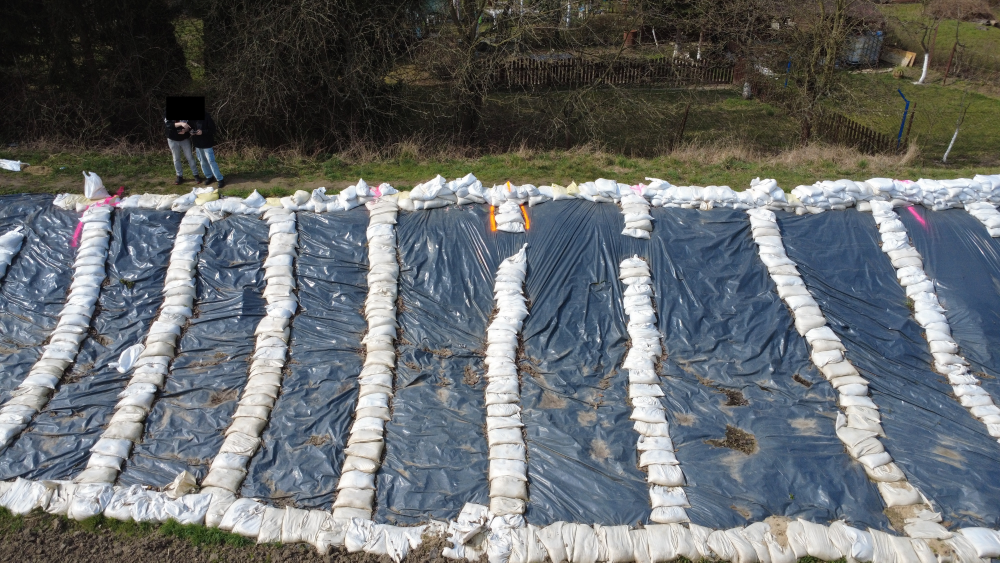
#> input picture data/DJI_0398_2pD.JPG, 4000 x 2250 px (shown at 1/4 size)
$ python tilling.py data
#> lines starting #> are read from the running program, lines starting #| are printed output that depends on the picture
"""
Python script for automatic tiling all images within a specified
directory into smaller, overlapping tiles.
"""

import os
import argparse
import cv2 as cv

def tilling(path: str, tile_size: int = 640, overlap: int = 128):
    """
    Tiles all images found in specified directory into smaller patches with a defined overlap.
    Results are saved in 'img_tiles' folder.

    Function ensures that the last tiles in each row/column are correctly cropped to
    stay inside the original image boundaries.

    :param path: Path to the directory containing source images.
    "type path: str
    :param tile_size: Target size of each tile, tile_size x tile_size. Defaults to 640.
    "type tile_size: int
    :param overlap: The size of the overlap between neighbouring tiles in px. Defaults to 128.
    "type overlap: int
    :return: none
    """
#> called with path = 'data', tile_size = 640, overlap = 128
    # stride = step size for tiling
    stride = tile_size - overlap
    if stride <= 0:
        print("Error: overlap must be less than tile_size:")
        return

    # Output directory
    output_dir = "img_tiles"
    os.makedirs(output_dir, exist_ok=True)
    print(f"Output directory: {output_dir}")

    # supported image formats
    img_formats = (".jpg", ".jpeg", ".png", ".bmp", ".tiff")

    # iterate through images in folder
    for filename in os.listdir(path):
        if filename.lower().endswith(img_formats):
            img_path = os.path.join(path, filename)
            # read image
            img = cv.imread(img_path)
#> img is the input picture: shape (2250, 4000, 3); mean B, G, R 109.5, 107, 102.7
            if img is None:
                print(f"Error reading image: {filename}. Skipping.")
                continue
        height, width = img.shape[:2]
#> height = 2250; width = 4000
        print(f"Processing image: {filename} (width: {width}, height {height}")
#| Processing image: DJI_0398_2pD.JPG (width: 4000, height 2250

        # genereate x coordinates
        x_starts = []
        x = 0
        while x <= width - tile_size:
            x_starts.append(x)
            x += stride
#> after the loop, x = 3584; x_starts = [0, 512, 1024, 1536, 2048, 2560, 3072]

        # add last tile if needed
        if x_starts and x_starts[-1] < width - tile_size:
            x_starts.append(width - tile_size)
        elif not x_starts and width >= tile_size:
            x_starts.append(0)

        # generate y coordinates
        y_starts = []
        y = 0
        while y <= height - tile_size:
            y_starts.append(y)
            y += stride
#> after the loop, y = 2048; y_starts = [0, 512, 1024, 1536]

        if y_starts and y_starts[-1] < height - tile_size:
            y_starts.append(height - tile_size)
        elif not y_starts and height >= tile_size:
            y_starts.append(0)

        # extract and save
        tile_count = 0
        for i, y_start in enumerate(y_starts):
            for j, x_start in enumerate(x_starts):
                tile = img[y_start : y_start + tile_size, x_start : x_start + tile_size]

                base_name, _ = os.path.splitext(filename)
                output_filename = f"{base_name}_R{i:03d}_C{j:03d}.jpg"
                output_filepath = os.path.join(output_dir, output_filename)

                cv.imwrite(output_filepath, tile)
                tile_count += 1
#> this loop made 5 passes
#> pass 1, in tilling, `cv.imwrite(output_filepath, tile)`:
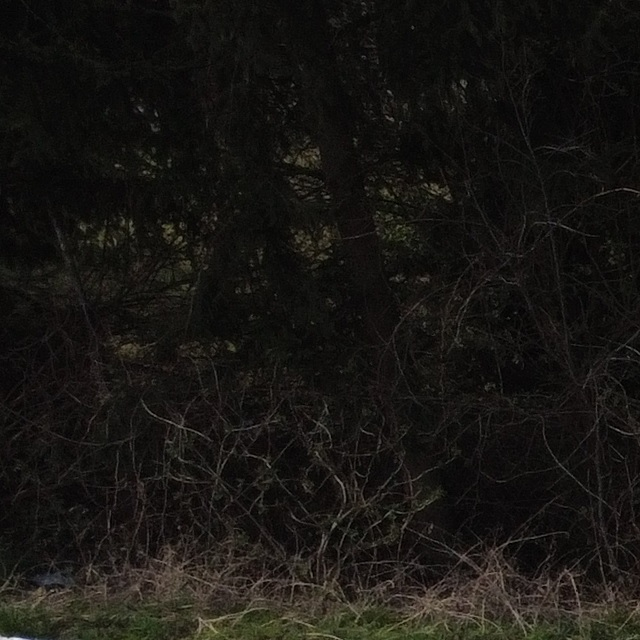
#> saved as DJI_0398_2pD_R000_C000.jpg: shape (640, 640, 3); mean B, G, R 18.9, 22.2, 23.9
#> pass 1, in tilling, `cv.imwrite(output_filepath, tile)`:
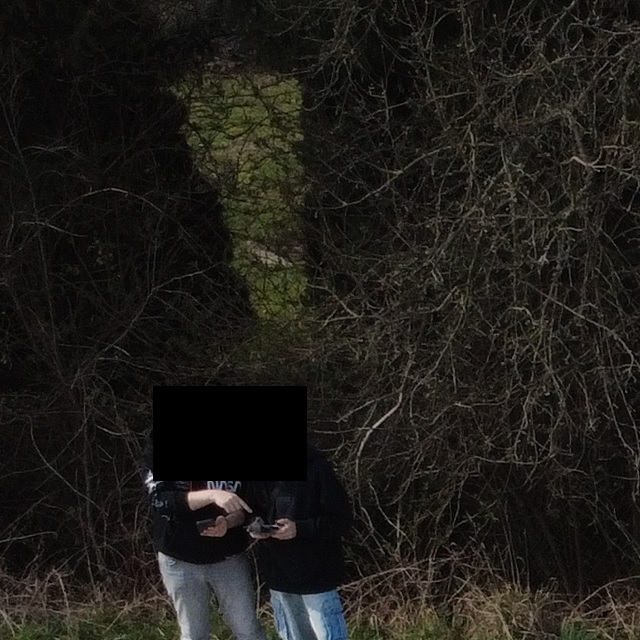
#> saved as DJI_0398_2pD_R000_C001.jpg: shape (640, 640, 3); mean B, G, R 25, 29.1, 31.1
#> pass 1, in tilling, `cv.imwrite(output_filepath, tile)`:
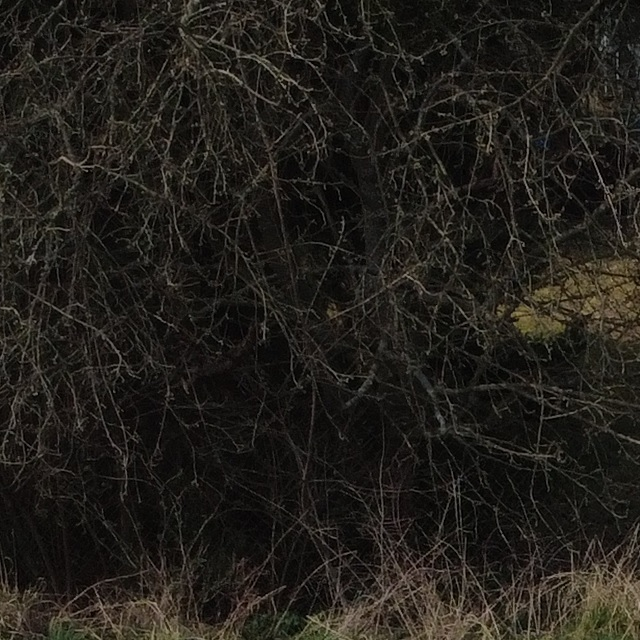
#> saved as DJI_0398_2pD_R000_C002.jpg: shape (640, 640, 3); mean B, G, R 26.2, 31.3, 34.1
#> pass 1, in tilling, `cv.imwrite(output_filepath, tile)`:
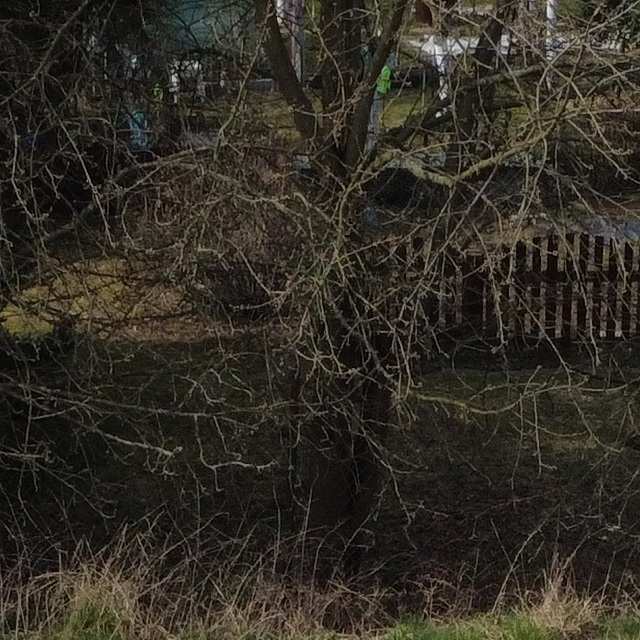
#> saved as DJI_0398_2pD_R000_C003.jpg: shape (640, 640, 3); mean B, G, R 37, 45.5, 49.6
#> after the loop, tile_count = 40
        print(f"Made {tile_count} tiles for image: {filename}.")
#| Made 40 tiles for image: DJI_0398_2pD.JPG.
#> pass 2 of the loop in tilling, `for filename in os.listdir(path):`:
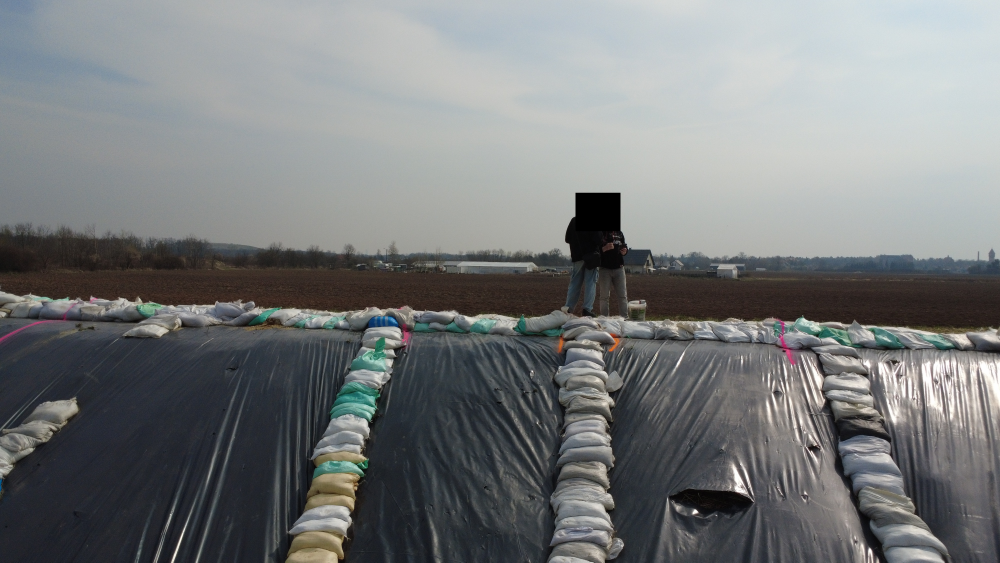
#> input picture data/DJI_0480_3pD.JPG, 4000 x 2250 px (shown at 1/4 size)
#> in tilling, img is the input picture: shape (2250, 4000, 3); mean B, G, R 123.3, 122.5, 119.8
#| Processing image: DJI_0480_3pD.JPG (width: 4000, height 2250
#> the loop in tilling, `for i, y_start in enumerate(y_starts):` made 5 passes
#> pass 1, in tilling, `cv.imwrite(output_filepath, tile)`:
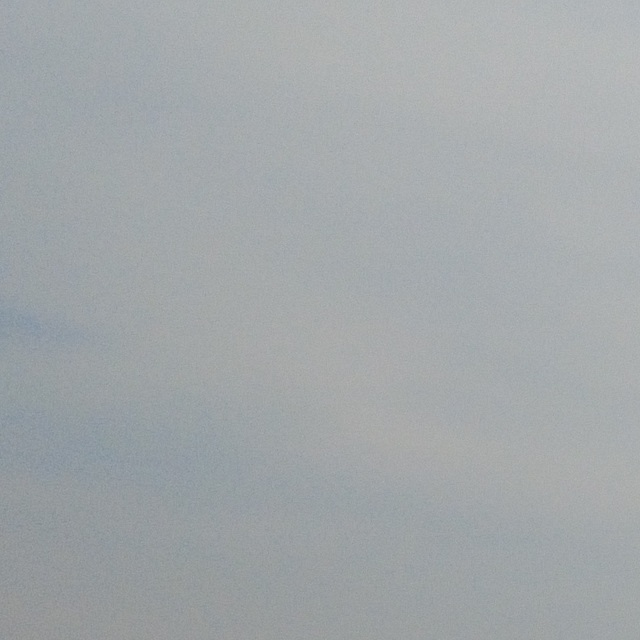
#> saved as DJI_0480_3pD_R000_C001.jpg: shape (640, 640, 3); mean B, G, R 169.4, 167, 162.1
#> pass 1, in tilling, `cv.imwrite(output_filepath, tile)`:
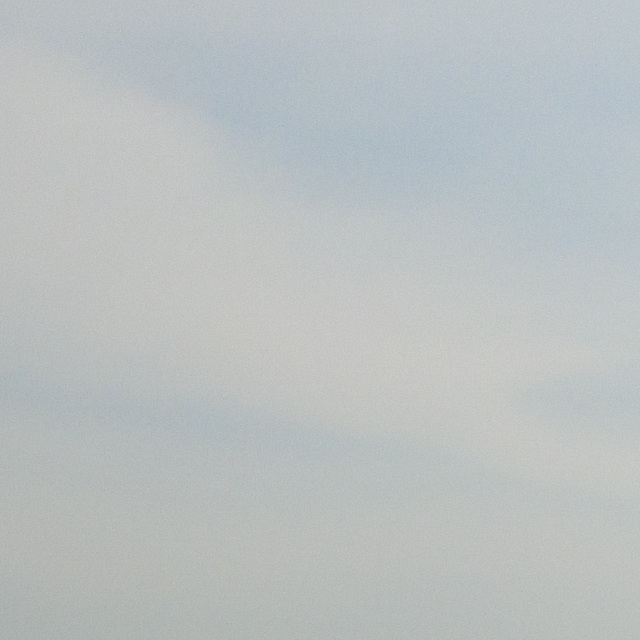
#> saved as DJI_0480_3pD_R000_C003.jpg: shape (640, 640, 3); mean B, G, R 192.1, 191.6, 186.4
#| Made 40 tiles for image: DJI_0480_3pD.JPG.


if __name__ == "__main__":
    parser = argparse.ArgumentParser(
        description="Tile images in a folder into smaller overlapping patches."
    )
    parser.add_argument(
        "path", type=str, help="Path to the folder containing images to be tiled."
    )
    parser.add_argument(
        "--tile_size", type=int, default=640, help="Size of each tile. (Default: 640)"
    )
    parser.add_argument(
        "--overlap", type=int, default=128, help="Tiles overlap size. (Default: 128)"
    )
    args = parser.parse_args()
    tilling(args.path, args.tile_size, args.overlap)
    print("Tiling completed.")
